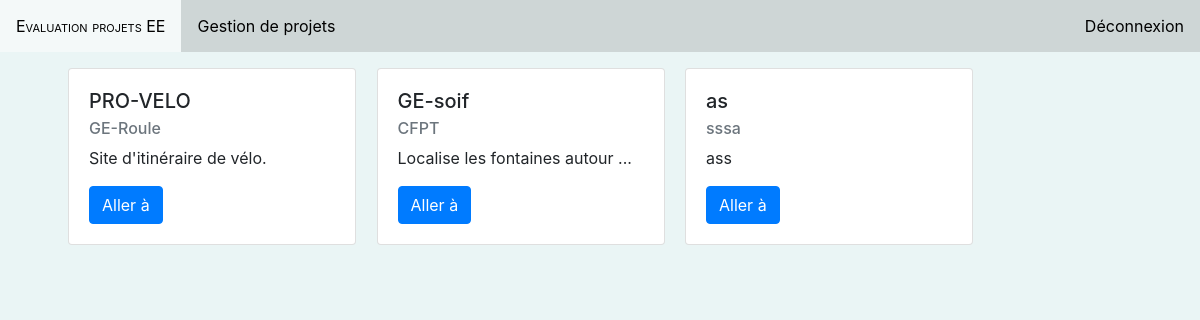
/index.php?page=projets (signed in), run on the app's committed database.
### tables this page shows
CREATE TABLE `travaille_pour` (
  `idProjet` int(11) NOT NULL,
  `idEleve` int(11) NOT NULL,
  `estEvalue` tinyint(1) NOT NULL DEFAULT '0'
);

CREATE TABLE `projets` (
  `idProjet` int(11) NOT NULL,
  `titre` varchar(50) NOT NULL,
  `description` varchar(500) NOT NULL,
  `client` varchar(50) NOT NULL,
  `dureePrevue` varchar(10) NOT NULL,
  `dateDebut` date NOT NULL,
  `idDomaine` int(11) NOT NULL,
  `idUtilisateur` int(11) NOT NULL
);

### model/getProjetsEleve.php (called while the page is built)
<?php
function GetProjetsEleve()
{
  $db = connectDB();
  $query = $db->prepare("SELECT * FROM projets INNER JOIN travaille_pour ON projets.idProjet = travaille_pour.idProjet INNER JOIN eleves ON travaille_pour.idEleve = eleves.idEleve WHERE eleves.idUtilisateur = ?");
  $query->bindParam(1, $_SESSION["id"]);
  if ($query->execute()) {
    $tab = $query->fetchAll(PDO::FETCH_ASSOC);
    return $tab;
  }
  else {
    header('Location: ');
  }
}
?>

### views/projetsEleve.php (the view, shortened to what this page needs)
<?php
include 'model/getProjetsEleve.php';
?>
<div class="container" style="float:right;">
    <div class="row mt-3">
    <?php
    foreach (GetProjetsEleve() as $projet) {
      if (strlen($projet["description"]) > 32) {
        $projet["description"] = substr($projet["description"], 0, 30) . " ...";
      }
      echo "<div class=\"card card-custom mx-2 mb-3\" style=\"width: 18rem;\">";
      echo "<div class=\"card-body\">";
      echo "<h5 class=\"card-title\">".$projet["titre"]."</h5>";
      echo "<h6 class=\"card-subtitle mb-2 text-muted\">".$projet["client"]."</h6>";
      echo "<p class=\"card-text\">".$projet["description"]."</p>";
      echo "<form method=\"POST\" action=\"model/afficheDetailGestion.php\">";
      echo "<button type=\"submit\" class=\"btn btn-primary\">Aller à</button>";
      echo "</form>";
      echo "</div>";
      echo "</div>&nbsp;";
    } ?>
  </div>
</div>

### css/style.css (style rules this page uses)
html, body { background-color: #EAF5F5 !important; }

### data on the page
travaille_pour: idProjet.titre "PRO-VELO", idProjet.client "GE-Roule", idProjet.description "Site d'itinéraire de vélo."
travaille_pour: idProjet.titre "GE-soif", idProjet.client "CFPT", description "Localise les fontaines autour ..."
travaille_pour: idProjet.titre "as", idProjet.client "sssa", idProjet.description "ass"
